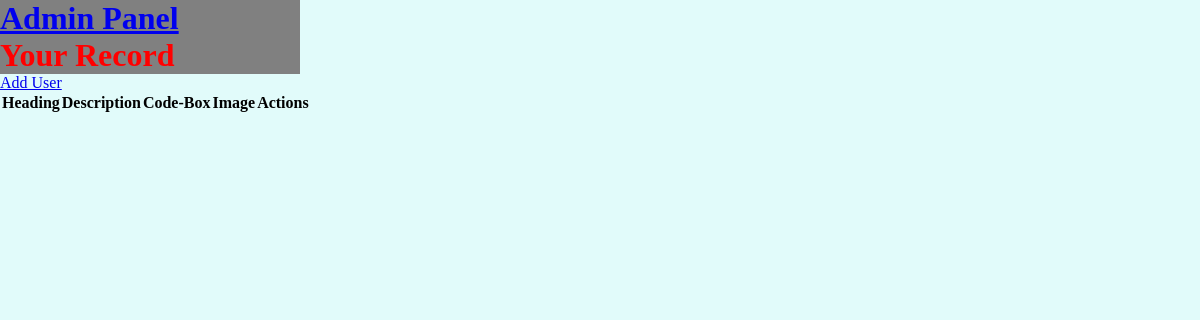
/, run on an earlier commit of the app's database.
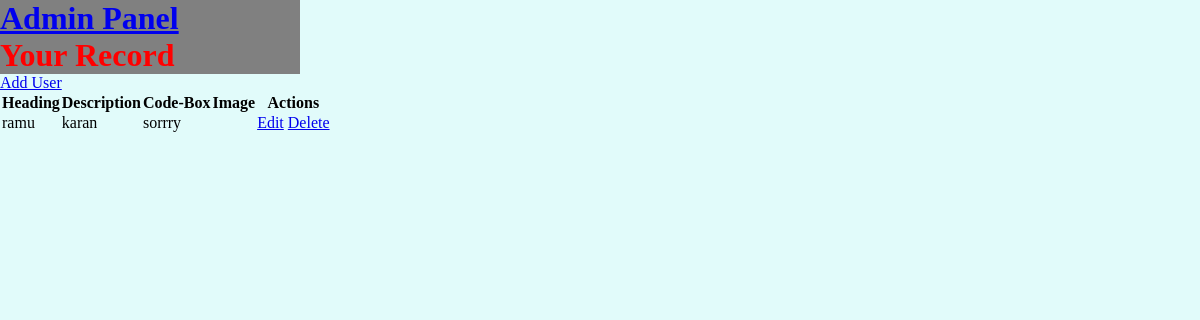
And on a later commit of the database.
### piks/models.py (models this page shows, shortened)
class User(models.Model):
   usr_heading = models.CharField(max_length=100)
   usr_description = models.CharField(max_length=100)
   usr_code_box = models.CharField(max_length=100)
   usr_image = models.ImageField(upload_to='images/')

### piks/views.py (the view)
# urls.py: path('', user_list, name='user_list'),
def user_list(request):
   users = User.objects.all()
   return render(request, 'users/user_list.html', {'users': users})

### piks/templates/users/user_list.html (shortened to what this page needs)
<!DOCTYPE html>
{% load static %}
     <html>
     <head>
         <link rel="stylesheet" href="{% static 'piks/css/user.css' %}" title="main" type="text/css" />
         <link rel="stylesheet" href="{% static 'piks/css/style.css' %}" title="main" type="text/css" />
     </head>
     <body>
         <h1><a href="admin/">Admin Panel</a></h1>
         <h1>Your Record</h1>
         <a href="{% url 'user_create' %}">Add User</a>
         <table>
             <tr>
                 <th>Heading</th>
                 <th>Description</th>
                 <th>Code-Box</th>
                 <th>Image</th>
                 <th>Actions</th>
             </tr>
             {% for user in users %}
             <tr>
                 <td>{{ user.usr_heading }}</td>
                 <td>{{ user.usr_description }}</td>
                 <td>{{ user.usr_code_box }}</td>
                 <td><img src="{{ user.usr_image.url }}" alt="{{ user.usr_name }}" width="50"></td>
                 <td>
                     <a href="{% url 'user_edit' user.pk %}">Edit</a>
                     <a href="{% url 'user_delete' user.pk %}">Delete</a>
                 </td>
             </tr>
             {% endfor %}
         </table>
     </body>
     </html>

### piks/static/piks/css/user.css (style rules this page uses)
* { margin: 0; padding: 0; }
body { background-color: #eeee; width: 100vw; height: 100vh; }
h1 { color: red; background-color: grey; width: 300px; }

### piks/static/piks/css/style.css (style rules this page uses)
body { box-sizing: border-box; background-color: #e1fbfa; margin: 0; padding: 0; }

What changed in the data, as far as the page shows it:
added User: usr_heading "ramu", usr_description "karan", usr_code_box "sorrry"
